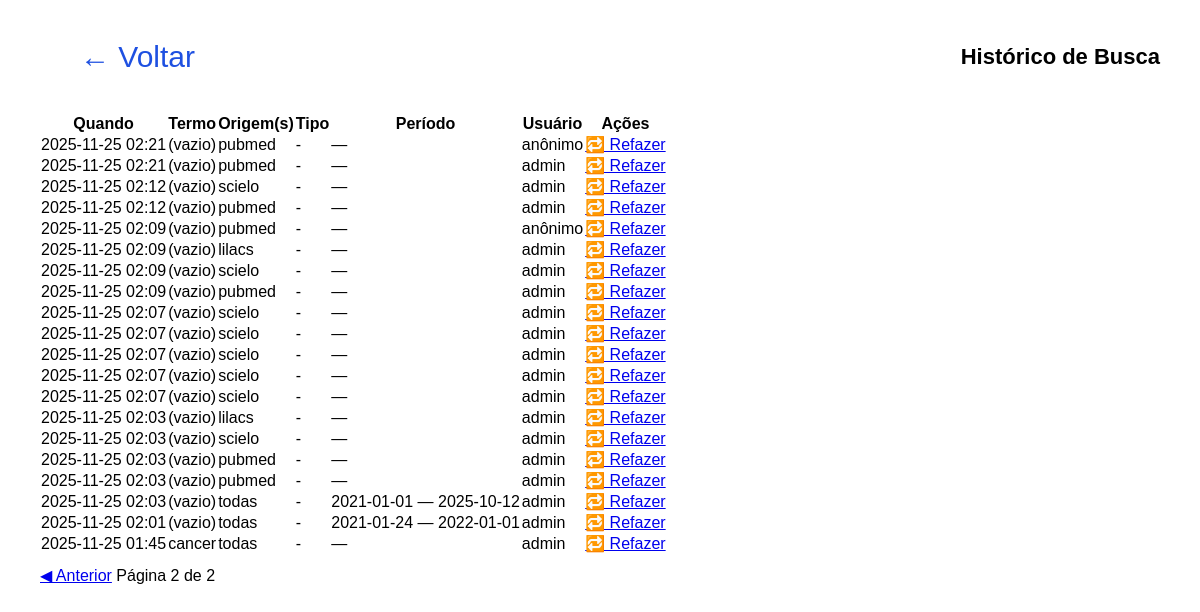
Screenshot of /historico/?page=2 with the database file from the repository.
### busca/models.py (models this page shows, shortened)
class SearchHistory(models.Model):
    user = models.ForeignKey(
        settings.AUTH_USER_MODEL,
        null=True,
        blank=True,
        on_delete=models.SET_NULL,
        help_text="Usuário que executou a busca (se autenticado)"
    )
    termo = models.CharField("termo", max_length=500, blank=True)
    origem = models.CharField("origem(s)", max_length=200, blank=True)   # ex: "pubmed,scielo"
    tipo = models.CharField("tipo", max_length=50, blank=True)           # autor / titulo / tema
    data_inicio = models.DateField("data início", null=True, blank=True)
    data_fim = models.DateField("data fim", null=True, blank=True)
    query_string = models.TextField("query string", blank=True)
    created_at = models.DateTimeField(auto_now_add=True)
    class Meta:
        verbose_name = "Histórico de Busca"
        verbose_name_plural = "Histórico de Buscas"
        ordering = ["-created_at"]

### busca/views.py (the view)
# urls.py: path("historico/", views.historico, name="historico"),
def historico(request):
    qs = SearchHistory.objects.all().select_related("user")
    paginator = Paginator(qs, 30)  # 30 por página
    page = request.GET.get("page", 1)
    page_obj = paginator.get_page(page)
    return render(request, "busca/historico.html", {
        "page_obj": page_obj
    })

### busca/templates/busca/historico.html (shortened to what this page needs)
{% load static %}
<!doctype html>
<html lang="pt-br">
<head>
  <link rel="stylesheet" href="{% static 'busca/style.css' %}">
</head>
<body>
  <header>
    <a href="{% url 'home' %}" class="back-button">← Voltar</a>
    <h1>Histórico de Busca</h1>
  </header>
  <div class="container">
    <div class="results-box">
      {% if page_obj.object_list %}
        <table class="history-table" style="width:100%; border-collapse:collapse;">
          <thead>
            <tr>
              <th>Quando</th>
              <th>Termo</th>
              <th>Origem(s)</th>
              <th>Tipo</th>
              <th>Período</th>
              <th>Usuário</th>
              <th>Ações</th>
            </tr>
          </thead>
          <tbody>
            {% for h in page_obj.object_list %}
              <tr>
                <td style="white-space:nowrap;">{{ h.created_at|date:"Y-m-d H:i" }}</td>
                <td>{{ h.termo|default:"(vazio)" }}</td>
                <td>{{ h.origem|default:"todas" }}</td>
                <td>{{ h.tipo|default:"-" }}</td>
                <td>
                  {% if h.data_inicio or h.data_fim %}
                    {{ h.data_inicio|date:"Y-m-d" }} — {{ h.data_fim|date:"Y-m-d" }}
                  {% else %}
                    —
                  {% endif %}
                </td>
                <td>
                    {% if h.user %}
                        {{ h.user.username }}
                    {% else %}
                        anônimo
                    {% endif %}
                </td>
                <td>
                  <a href="{% url 'resultados' %}?{{ h.query_string }}" class="btn small">🔁 Refazer</a>
                </td>
              </tr>
            {% endfor %}
          </tbody>
        </table>
        <div style="margin-top:12px;">
          {% if page_obj.has_previous %}
            <a href="?page={{ page_obj.previous_page_number }}">◀ Anterior</a>
          {% endif %}
          Página {{ page_obj.number }} de {{ page_obj.paginator.num_pages }}
        </div>
      {% else %}
        <p>Nenhuma busca registrada ainda.</p>
      {% endif %}
    </div>
  </div>
</body>
</html>

### busca/static/busca/style.css (style rules this page uses)
body { font-family: 'Arial', sans-serif; background-color: #fff; margin: 0; padding: 0; color: #000; overflow-x: hidden; }
header { display: flex; justify-content: space-between; align-items: center; padding: 20px 40px; }
h1 { font-size: 22px; font-weight: bold; }
.back-button { font-size: 30px; color: #1E50E1; text-decoration: none; display: inline-block; margin: 20px 40px; }
.container { display: flex; justify-content: space-between; align-items: flex-start; padding: 0 40px; }

### rows the page displays
SearchHistory: created_at "2025-11-25 02:21", termo "(vazio)", origem "pubmed", tipo "-", shows "anônimo"
SearchHistory: created_at "2025-11-25 02:21", termo "(vazio)", origem "pubmed", tipo "-", user.username "admin"
SearchHistory: created_at "2025-11-25 02:12", termo "(vazio)", origem "scielo", tipo "-", user.username "admin"
SearchHistory: created_at "2025-11-25 02:12", termo "(vazio)", origem "pubmed", tipo "-", user.username "admin"
SearchHistory: created_at "2025-11-25 02:09", termo "(vazio)", origem "pubmed", tipo "-", shows "anônimo"
SearchHistory: created_at "2025-11-25 02:09", termo "(vazio)", origem "lilacs", tipo "-", user.username "admin"
SearchHistory: created_at "2025-11-25 02:09", termo "(vazio)", origem "scielo", tipo "-", user.username "admin"
SearchHistory: created_at "2025-11-25 02:09", termo "(vazio)", origem "pubmed", tipo "-", user.username "admin"
SearchHistory: created_at "2025-11-25 02:07", termo "(vazio)", origem "scielo", tipo "-", user.username "admin"
SearchHistory: created_at "2025-11-25 02:07", termo "(vazio)", origem "scielo", tipo "-", user.username "admin"
SearchHistory: created_at "2025-11-25 02:07", termo "(vazio)", origem "scielo", tipo "-", user.username "admin"
SearchHistory: created_at "2025-11-25 02:07", termo "(vazio)", origem "scielo", tipo "-", user.username "admin"
SearchHistory: created_at "2025-11-25 02:07", termo "(vazio)", origem "scielo", tipo "-", user.username "admin"
SearchHistory: created_at "2025-11-25 02:03", termo "(vazio)", origem "lilacs", tipo "-", user.username "admin"
SearchHistory: created_at "2025-11-25 02:03", termo "(vazio)", origem "scielo", tipo "-", user.username "admin"
SearchHistory: created_at "2025-11-25 02:03", termo "(vazio)", origem "pubmed", tipo "-", user.username "admin"
SearchHistory: created_at "2025-11-25 02:03", termo "(vazio)", origem "pubmed", tipo "-", user.username "admin"
SearchHistory: created_at "2025-11-25 02:03", termo "(vazio)", origem "todas", tipo "-", data_inicio "2021-01-01", data_fim "2025-10-12", user.username "admin"
SearchHistory: created_at "2025-11-25 02:01", termo "(vazio)", origem "todas", tipo "-", data_inicio "2021-01-24", data_fim "2022-01-01", user.username "admin"
SearchHistory: created_at "2025-11-25 01:45", termo "cancer", origem "todas", tipo "-", user.username "admin"

### other values shown
{{ page_obj.number }} "2"
{{ page_obj.paginator.num_pages }} "2"
